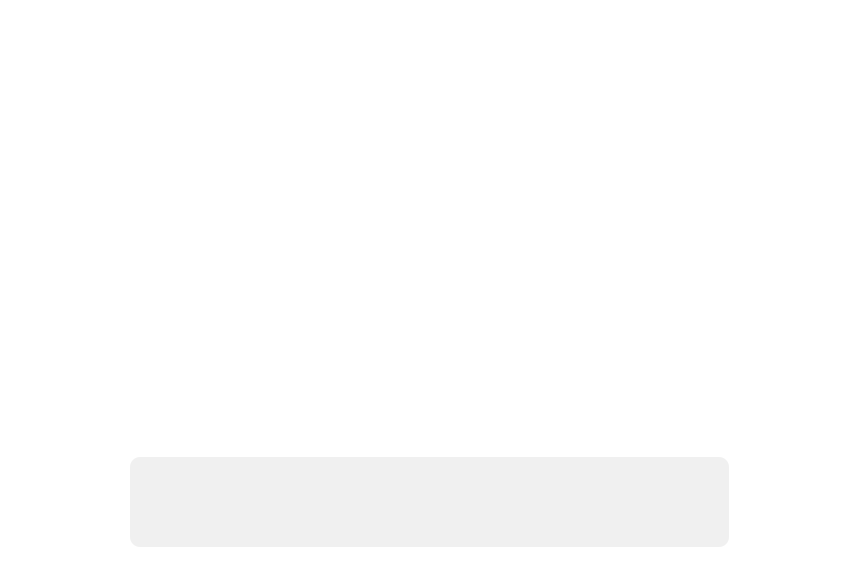
<?xml version="1.0" encoding="UTF-8"?>
<ui version="4.0">
 <class>AIMainWindow</class>
 <widget class="QMainWindow" name="AIMainWindow">
  <property name="geometry">
   <rect>
    <x>0</x>
    <y>0</y>
    <width>842</width>
    <height>572</height>
   </rect>
  </property>
  <property name="windowTitle">
   <string>MainWindow</string>
  </property>
  <property name="styleSheet">
   <string notr="true"/>
  </property>
  <widget class="QWidget" name="centralWidget">
   <property name="styleSheet">
    <string notr="true">border: 0px;</string>
   </property>
   <layout class="QGridLayout" name="gridLayout">
    <property name="leftMargin">
     <number>0</number>
    </property>
    <property name="topMargin">
     <number>0</number>
    </property>
    <property name="rightMargin">
     <number>0</number>
    </property>
    <property name="bottomMargin">
     <number>0</number>
    </property>
    <property name="spacing">
     <number>0</number>
    </property>
    <item row="0" column="0" colspan="2">
     <widget class="QListWidget" name="listWidget_out">
      <property name="sizePolicy">
       <sizepolicy hsizetype="Expanding" vsizetype="Preferred">
        <horstretch>0</horstretch>
        <verstretch>0</verstretch>
       </sizepolicy>
      </property>
      <property name="styleSheet">
       <string notr="true">QListWidget{
background-color: rgb(255, 255, 255); 
color:rgb(51,51,51); 
border: 0px solid  rgb(247, 247, 247);
outline:0px;}
QListWidget::Item{
background-color:rgb(255, 255, 255);}
QListWidget::Item:hover{
background-color: rgb(255, 255, 255); }
QListWidget::item:selected{
	background-color: rgb(255, 255, 255);
	color:black;
    border: 1px solid rgb(255, 255, 255);
}
QListWidget::item:selected:!active{
border: 1px solid  rgb(255, 255, 255); 
background-color: rgb(255, 255, 255); 
color:rgb(51,51,51); } </string>
      </property>
      <property name="verticalScrollBarPolicy">
       <enum>Qt::ScrollBarAsNeeded</enum>
      </property>
      <property name="horizontalScrollBarPolicy">
       <enum>Qt::ScrollBarAlwaysOff</enum>
      </property>
      <property name="verticalScrollMode">
       <enum>QAbstractItemView::ScrollPerPixel</enum>
      </property>
      <property name="flow">
       <enum>QListView::TopToBottom</enum>
      </property>
      <property name="isWrapping" stdset="0">
       <bool>false</bool>
      </property>
      <property name="wordWrap">
       <bool>false</bool>
      </property>
     </widget>
    </item>
    <item row="1" column="0" colspan="2">
     <widget class="QWidget" name="widget" native="true">
      <property name="sizePolicy">
       <sizepolicy hsizetype="Preferred" vsizetype="Preferred">
        <horstretch>0</horstretch>
        <verstretch>1</verstretch>
       </sizepolicy>
      </property>
      <property name="minimumSize">
       <size>
        <width>0</width>
        <height>108</height>
       </size>
      </property>
      <property name="maximumSize">
       <size>
        <width>16777215</width>
        <height>131</height>
       </size>
      </property>
      <property name="styleSheet">
       <string notr="true">background-color: rgb(255, 255, 255);
border: 0px;</string>
      </property>
      <layout class="QHBoxLayout" name="horizontalLayout">
       <property name="leftMargin">
        <number>129</number>
       </property>
       <property name="topMargin">
        <number>16</number>
       </property>
       <property name="rightMargin">
        <number>112</number>
       </property>
       <property name="bottomMargin">
        <number>23</number>
       </property>
       <item>
        <layout class="QVBoxLayout" name="verticalLayout">
         <property name="spacing">
          <number>0</number>
         </property>
         <item>
          <widget class="QTextEdit" name="textEdit_input">
           <property name="sizePolicy">
            <sizepolicy hsizetype="Expanding" vsizetype="Expanding">
             <horstretch>0</horstretch>
             <verstretch>8</verstretch>
            </sizepolicy>
           </property>
           <property name="minimumSize">
            <size>
             <width>591</width>
             <height>51</height>
            </size>
           </property>
           <property name="maximumSize">
            <size>
             <width>599</width>
             <height>51</height>
            </size>
           </property>
           <property name="styleSheet">
            <string notr="true">background-color: rgb(240, 240, 240);
        border-top-left-radius: 10px;
        border-top-right-radius: 10px;</string>
           </property>
           <property name="html">
            <string>&lt;!DOCTYPE HTML PUBLIC &quot;-//W3C//DTD HTML 4.0//EN&quot; &quot;http://www.w3.org/TR/REC-html40/strict.dtd&quot;&gt;
&lt;html&gt;&lt;head&gt;&lt;meta name=&quot;qrichtext&quot; content=&quot;1&quot; /&gt;&lt;style type=&quot;text/css&quot;&gt;
p, li { white-space: pre-wrap; }
&lt;/style&gt;&lt;/head&gt;&lt;body style=&quot; font-family:'SimSun'; font-size:9pt; font-weight:400; font-style:normal;&quot;&gt;
&lt;p style=&quot;-qt-paragraph-type:empty; margin-top:0px; margin-bottom:0px; margin-left:0px; margin-right:0px; -qt-block-indent:0; text-indent:0px;&quot;&gt;&lt;br /&gt;&lt;/p&gt;&lt;/body&gt;&lt;/html&gt;</string>
           </property>
          </widget>
         </item>
         <item>
          <widget class="QFrame" name="frame">
           <property name="sizePolicy">
            <sizepolicy hsizetype="Preferred" vsizetype="Expanding">
             <horstretch>0</horstretch>
             <verstretch>26</verstretch>
            </sizepolicy>
           </property>
           <property name="minimumSize">
            <size>
             <width>599</width>
             <height>39</height>
            </size>
           </property>
           <property name="maximumSize">
            <size>
             <width>599</width>
             <height>39</height>
            </size>
           </property>
           <property name="styleSheet">
            <string notr="true">background-color: rgb(240, 240, 240);
        border-bottom-left-radius: 10px;
        border-bottom-right-radius: 10px;</string>
           </property>
           <property name="frameShape">
            <enum>QFrame::StyledPanel</enum>
           </property>
           <property name="frameShadow">
            <enum>QFrame::Raised</enum>
           </property>
           <layout class="QHBoxLayout" name="horizontalLayout_2">
            <item>
             <spacer name="horizontalSpacer">
              <property name="orientation">
               <enum>Qt::Horizontal</enum>
              </property>
              <property name="sizeHint" stdset="0">
               <size>
                <width>547</width>
                <height>20</height>
               </size>
              </property>
             </spacer>
            </item>
            <item>
             <widget class="QPushButton" name="pushButton_Submit">
              <property name="minimumSize">
               <size>
                <width>25</width>
                <height>21</height>
               </size>
              </property>
              <property name="maximumSize">
               <size>
                <width>25</width>
                <height>21</height>
               </size>
              </property>
              <property name="styleSheet">
               <string notr="true">border: 0px;</string>
              </property>
              <property name="text">
               <string/>
              </property>
              <property name="icon">
               <iconset resource="AICS.qrc">
                <normaloff>:/img/img/up-b-向上.png</normaloff>:/img/img/up-b-向上.png</iconset>
              </property>
              <property name="iconSize">
               <size>
                <width>21</width>
                <height>21</height>
               </size>
              </property>
             </widget>
            </item>
           </layout>
          </widget>
         </item>
        </layout>
       </item>
      </layout>
     </widget>
    </item>
   </layout>
  </widget>
 </widget>
 <layoutdefault spacing="6" margin="11"/>
 <resources>
  <include location="AICS.qrc"/>
 </resources>
 <connections/>
</ui>
